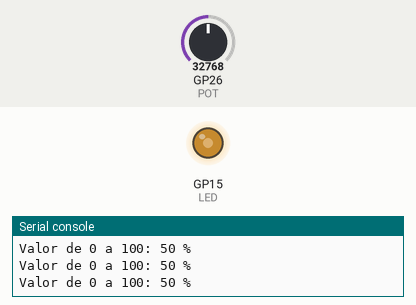
Simulated run of this program. Board: Raspberry Pi Pico running MicroPython. Parts: output pins drawn as LEDs (lit = HIGH), the last lines printed to the serial console. The test bench sets the inputs (shaded band); at power-on: GP26 (POT) = 32768 (analog values on the 0–65535 scale).

Above: at 1.2 s.
1.3 s: GP26 (POT) set to 45874
At 2.7 s:
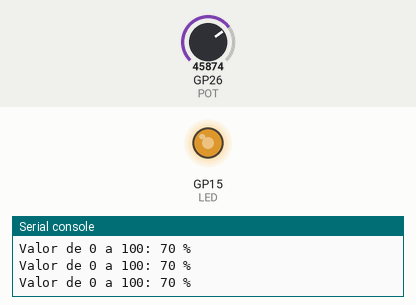
3.0 s: GP26 (POT) set to 57670
At 3.9 s:
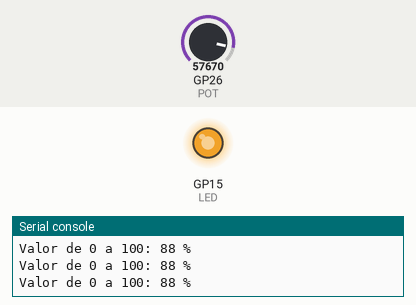
4.5 s: GP26 (POT) set to 7864
At 5.1 s:
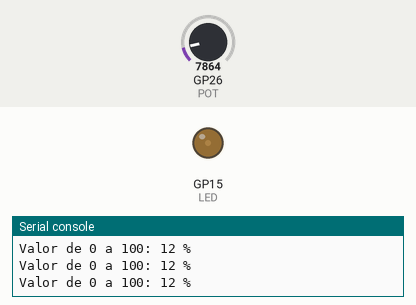
6.0 s: GP26 (POT) set to 0
At 6.4 s:
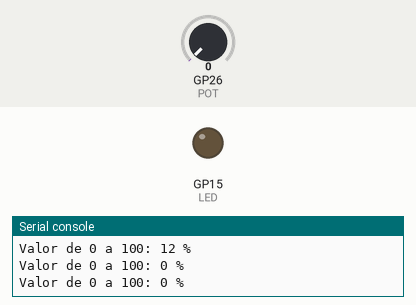
Timing chart, 0 to 8.5 s (numbered marks = the images above; inputs shaded):
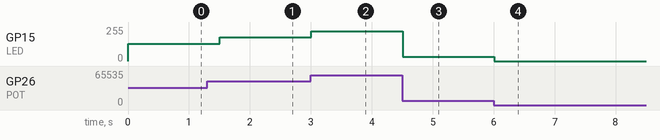

Measured:
- after the input at 1.3 s, GP15 (LED): 128/255 → 178/255 after 0.20 s
- after the input at 3.0 s, GP15 (LED): 178/255 → 224/255 at once
- after the input at 4.5 s, GP15 (LED): 224/255 → 31/255 at once
- after the input at 6.0 s, GP15 (LED): 31/255 → 0/255 at once

The program:

Clase_3__entradas_PWM_.py
```python
from machine import Pin, ADC, PWM     #Importamos librerías
import time

LED = PWM(Pin(15))     # Declaramos el pin 15 como PWM
LED.freq(1000)     # 1000Hz

POT = ADC(26)     #Declaramos la variable para la lectura analógica pin 26

while True: #Bucle infinito

  Valor = POT.read_u16()      # Almacenamos los valores leídos de nuestro potenciómetro en la variable "Valor"
                              #que serán de 0 a 65535

  porcentaje = round(Valor/65535*100) #Redondeamos los valores de 0 a 100

  print("Valor de 0 a 100:" ,porcentaje,"%") # Imprimimos los valores almacenados en la variable "porcentaje"


  LED.duty_u16(Valor)         # Establesemos el valor del ciclo de trabajo como el del valor del potenciómetro

  time.sleep(0.25)            # Le damos un diempo de 250ms
```
